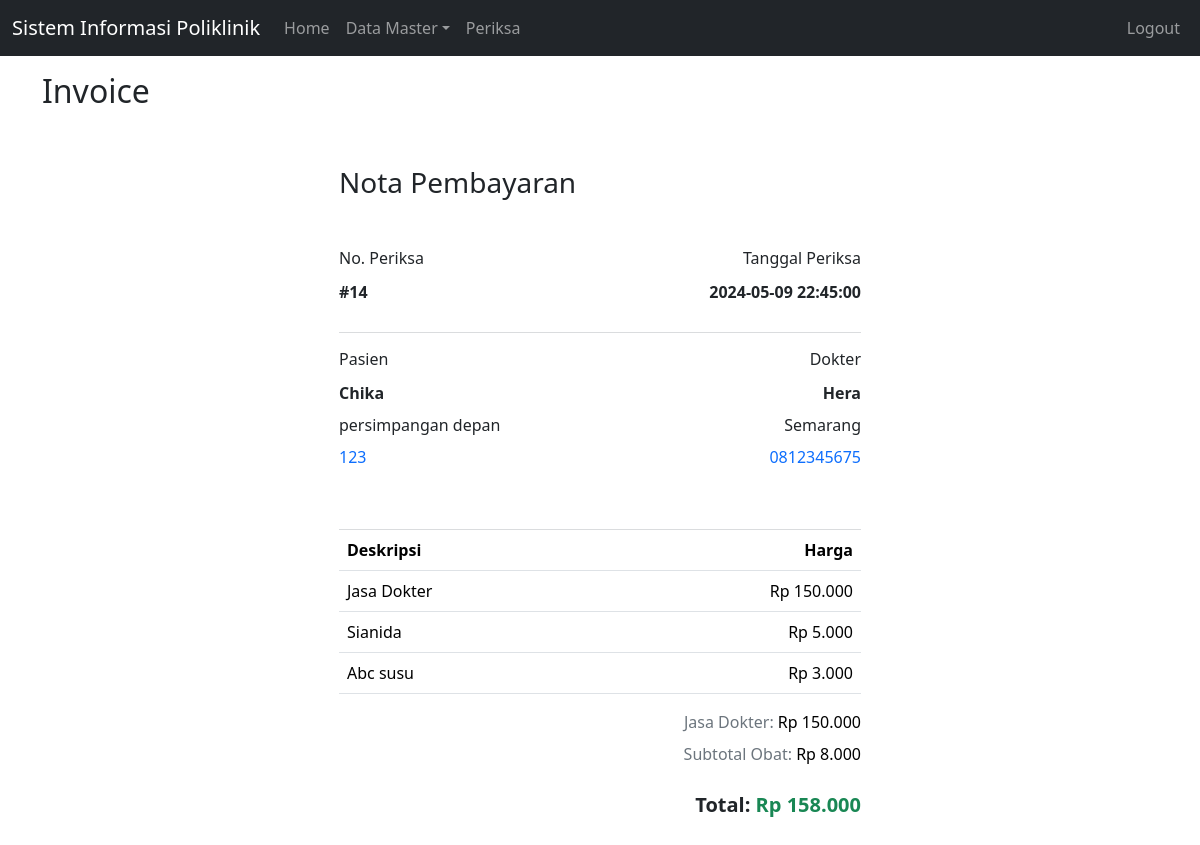
/index.php?page=invoice&id=14 (signed in), run on the app's committed database.
### tables this page shows
CREATE TABLE `periksa` (
  `id` int(11) NOT NULL,
  `id_dokter` int(11) NOT NULL,
  `id_pasien` int(11) NOT NULL,
  `tgl_periksa` datetime NOT NULL,
  `catatan` text NOT NULL,
  `obat` varchar(255) NOT NULL
);

CREATE TABLE `pasien` (
  `id` int(11) NOT NULL,
  `nama` varchar(255) NOT NULL,
  `alamat` varchar(255) NOT NULL,
  `no_hp` varchar(50) NOT NULL
);

CREATE TABLE `dokter` (
  `id` int(11) NOT NULL,
  `nama` varchar(255) NOT NULL,
  `alamat` varchar(255) NOT NULL,
  `no_hp` varchar(50) NOT NULL
);

CREATE TABLE `obat` (
  `id` int(11) NOT NULL,
  `nama_obat` varbinary(50) NOT NULL,
  `kemasan` varchar(35) NOT NULL,
  `harga` int(11) NOT NULL
);

### invoice.php (the view, shortened to what this page needs)
<?php
include 'koneksi.php';
$id = $_GET['id'];
$sql = "SELECT * FROM periksa WHERE id='$id'";
$hasil = $conn->query($sql);
if ($hasil->num_rows > 0) {
    $row = $hasil->fetch_assoc();
    $idDokter = $row['id_dokter'];
    $idPasien = $row['id_pasien'];
    $tglPeriksa = $row['tgl_periksa'];
    $obatIds = explode(',', $row['obat']);
} else {
    echo "Data tidak ditemukan.";
    exit();
}
$dokterSql = "SELECT * FROM dokter WHERE id='$idDokter'";
$dokterResult = $conn->query($dokterSql);
$dokter = $dokterResult->fetch_assoc();
$pasienSql = "SELECT * FROM pasien WHERE id='$idPasien'";
$pasienResult = $conn->query($pasienSql);
$pasien = $pasienResult->fetch_assoc();
$obatSql = "SELECT * FROM obat WHERE id IN (" . implode(',', $obatIds) . ")";
$obatResult = $conn->query($obatSql);
$obatList = [];
$subtotalObat = 0;
while ($obatRow = $obatResult->fetch_assoc()) {
    $obatList[] = $obatRow;
    $subtotalObat += $obatRow['harga'];
}
$jasaDokter = 150000;
$total = $jasaDokter + $subtotalObat;
?>
<div class="row justify-content-center">
    <div class="col-6 px-4 py-5">
        <h3 class="mb-5">Nota Pembayaran</h3>
        <div class="d-flex justify-content-between">
            <div class="d-flex flex-column">
                <p class="lh-sm">No. Periksa</p>
                <p class="lh-1 fw-bold">#<?= $id ?></p>
            </div>
            <div class="d-flex flex-column align-items-end">
                <p class="lh-sm">Tanggal Periksa</p>
                <p class="lh-1 fw-bold"><?= $tglPeriksa ?></p>
            </div>
        </div>
        <div class="text-secondary">
            <hr>
        </div>
        <div class="d-flex justify-content-between mb-4">
            <div class="d-flex flex-column">
                <p class="lh-sm">Pasien</p>
                <p class="lh-1 fw-bold"><?= $pasien['nama'] ?></p>
                <p class="lh-1"><?= $pasien['alamat'] ?></p>
                <p class="lh-1 text-primary"><?= $pasien['no_hp'] ?></p>
            </div>
            <div class="d-flex flex-column align-items-end">
                <p class="lh-sm">Dokter</p>
                <p class="lh-1 fw-bold"><?= $dokter['nama'] ?></p>
                <p class="lh-1"><?= $dokter['alamat'] ?></p>
                <p class="lh-1 text-primary"><?= $dokter['no_hp'] ?></p>
            </div>
        </div>
        <hr class="text-secondary p-0 m-0 mt-5">
        <table class="table mt-0 border-top-1">
        <thead>
            <tr>
                <th scope="col">Deskripsi</th>
                <th scope="col" class="text-end">Harga</th>
            </tr>
        </thead>
        <tbody>
            <tr>
                <td>Jasa Dokter</td>
                <td class="text-end">Rp <?= number_format($jasaDokter, 0, ',', '.') ?></td>
            </tr>
            <?php foreach ($obatList as $obat): ?>
            <tr>
                <td><?= $obat['nama_obat'] ?></td>
                <td class="text-end">Rp <?= number_format($obat['harga'], 0, ',', '.') ?></td>
            </tr>
            <?php endforeach; ?>
        </tbody>
    </table>
    <p class="mb-2 text-end text-secondary">Jasa Dokter: <span class="text-black">Rp <?= number_format($jasaDokter, 0, ',', '.') ?></span></p>
    <p class="p-0 m-0 text-end text-secondary">Subtotal Obat: <span class="text-black">Rp <?= number_format($subtotalObat, 0, ',', '.') ?></span></p>
    <p class="fs-5 fw-semibold text-end mt-4">Total: <span class="text-success">Rp <?= number_format($total, 0, ',', '.') ?></span></p>
    </div>
</div>

### data on the page
periksa: tgl_periksa "2024-05-09 22:45:00"
pasien: nama "Chika", alamat "persimpangan depan", no_hp "123"
dokter: nama "Hera", alamat "Semarang", no_hp "0812345675"
obat: nama_obat "Sianida", harga "5.000"
obat: nama_obat "Abc susu", harga "3.000"

### other printed values
$_GET['page'] "Invoice"
$id "14"
$jasaDokter "150.000"
$subtotalObat "8.000"
$total "158.000"
